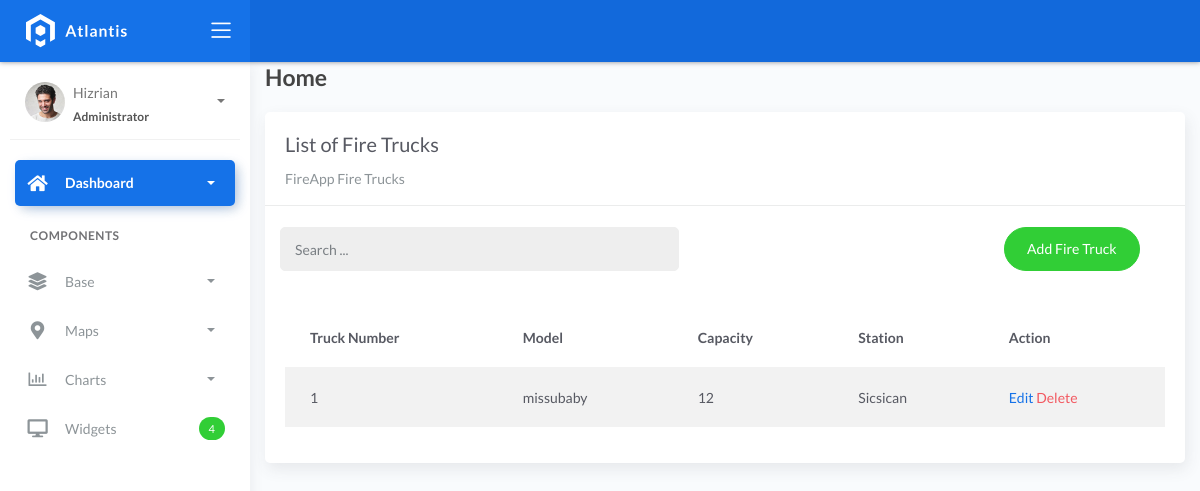
The page /firetrucklist on the database its author committed.
### fire/models.py (models this page shows, shortened)
class BaseModel(models.Model):
    created_at = models.DateTimeField(auto_now_add=True, db_index=True)
    updated_at = models.DateTimeField(auto_now=True)
    class Meta:
        abstract = True

class FireTruck(BaseModel):
    truck_number = models.CharField(max_length=150)
    model = models.CharField(max_length=150)
    capacity = models.CharField(max_length=150)  # water
    station = models.ForeignKey(FireStation, on_delete=models.CASCADE)

class FireStation(BaseModel):
    name = models.CharField(max_length=150)
    latitude = models.DecimalField(
        max_digits=22, decimal_places=16, null=True, blank=True)
    longitude = models.DecimalField(
        max_digits=22, decimal_places=16, null=True, blank=True)
    address = models.CharField(max_length=150)
    city = models.CharField(max_length=150)  # can be in separate table
    country = models.CharField(max_length=150)  # can be in separate table
    def __str__(self):
        return self.name

### fire/views.py (the view)
# urls.py: path('firetrucklist', FireTruckList.as_view(), name='firetruck-list'),
class FireTruckList(ListView):
    model = FireTruck
    context_object_name = 'firetruck'
    template_name = "firetrucklist.html"
    paginate_by = 5
    def get_queryset(self, *args, **kwargs):
        qs = super(FireTruckList, self).get_queryset(*args, **kwargs)
        if self.request.GET.get("q") != None:
            query = self.request.GET.get('q')
            qs = qs.filter(Q(truck_number__icontains=query) |
            Q(model__icontains=query) | Q(capacity__icontains=query) | Q(station__name__icontains=query))
        return qs

### templates/firetrucklist.html (shortened to what this page needs)
{% extends 'base.html' %} {% load static %} {% block content %}
<div class="content">
    <div class="container-fluid">
        <h4 class="page-title">Home</h4>
        <div class="row">
            <div class="col-md-12">
                <div class="card">
                    <div class="card-header">
                        <div class="card-title">List of Fire Trucks</div>
                        <div class="card-category">FireApp Fire Trucks</div>
                    </div>
                    <br>
                        <div class="col-md-12 row">
                            <div class="col-md-6">
                                <form action="" class="navbar-left navbar-form nav-search mr-md-3" action="{% url 'firetruck-list' %}">
                                    <div class="input-group">
                                        <input type="text" placeholder="Search ..." class="form-control" name="q">
                                        <div class="input-group-append">
                                        <span class="input-group-text">
                                        </span>
                                        </div>
                                    </div>
                                </form>
                            </div>
                            <div class="col-md-6">
                                <div class="pull-right">
                                    <a href="{% url 'firetruck-add' %}" class="btn btn-success btn-rounded">Add Fire Truck</a>
                                </div>
                            </div>
                        </div>
                    <div class="card-body">
                        <table class="table table-striped mt-3">
                            <thead>
                                <tr>
                                    <th scope="col">Truck Number</th>
                                    <th scope="col">Model</th>
                                    <th scope="col">Capacity</th>
                                    <th scope="col">Station</th>
                                    <th scope="col">Action</th>
                                </tr>
                            </thead>
                            <tbody>
                                {% for object in object_list %}
                                <tr>
                                    <td>{{ object.truck_number }}</td>
                                    <td>{{ object.model }}</td>
                                    <td>{{ object.capacity }}</td>
                                    <td>{{ object.station }}</td>
                                    <td>
                                        <a href="firetrucklist/{{ object.id }}">Edit</a>
                                        <a href="firetrucklist/{{ object.id }}/delete" class="text-danger">Delete</a>
                                    </td>
                                </tr>
                                {% empty %}
                                <tr>
                                    <td colspan="4" style="text-align: center">
                                    <p class="text-sm font-weight-bold mb-0">No Records Found</p>
                                    </td>
                                </tr>
                                {% endfor %}
                            </tbody>
                        </table>
                    </div>
                </div>
            </div>
        </div>
    </div>
</div>
{% endblock %}

### rows shown on the page
FireTruck: truck_number "1", model "missubaby", capacity "12", station "Sicsican"
